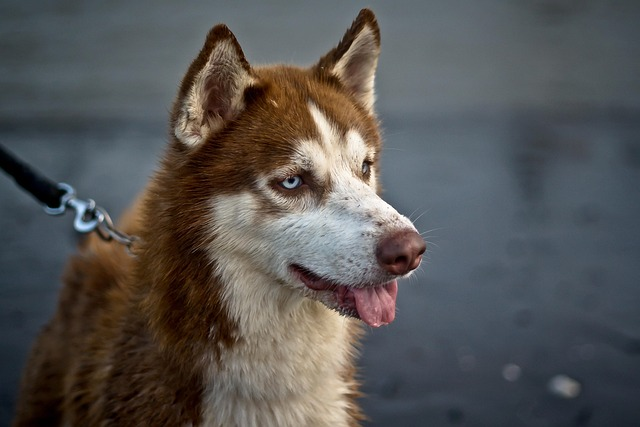
#> input picture img.jpg, 640 x 427 px
$ jupyter execute '7. OpenCV_나도코딩-(이미지 자르기).ipynb'
#> lines starting #> are read from the running program, lines starting #| are printed output that depends on the picture; after the words box and inside, x2 and y2 are one past the last pixel; in counts of white or black regions, pixels touching at a corner belong together
# 7. 이미지 자르기
동영상도 마찬가지 과정임

[cell 1]
import cv2

img = cv2.imread('img.jpg') # (427, 640, 3)
#> img is the input picture: shape (427, 640, 3); mean B, G, R 84, 85, 86.4

crop = img[200:300, 300:500]
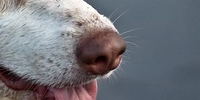
#> crop: shape (100, 200, 3); mean B, G, R 121.1, 114.6, 113.8
img[100:200, 400:600] = crop
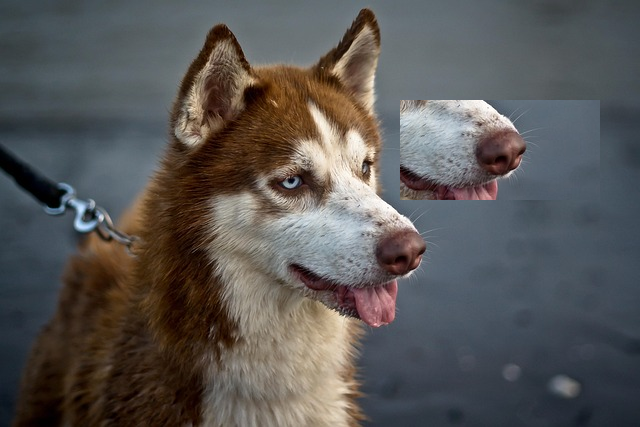
#> img: shape (427, 640, 3); 7.3% of pixels changed, all inside (x1, y1, x2, y2) = (400, 100, 600, 200)

cv2.imshow('img', img)
cv2.waitKey(0)
cv2.destroyAllWindows()

$ run again, with book.jpg copied over img.jpg
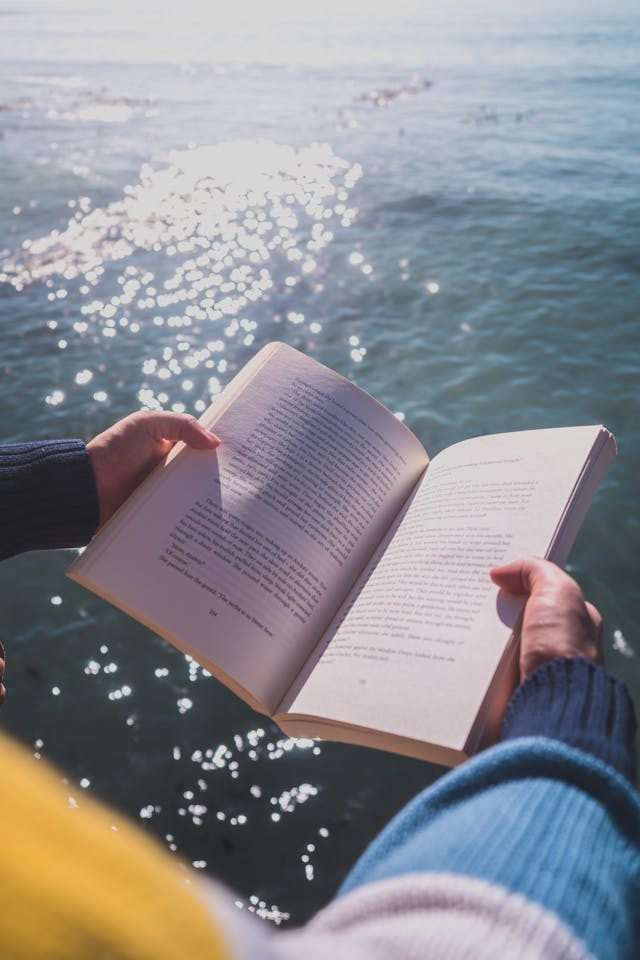
#> input picture book.jpg, 640 x 960 px
#> img is the input picture: shape (960, 640, 3); mean B, G, R 145.7, 139.8, 139.5
#> `crop = img[200:300, 300:500]`:
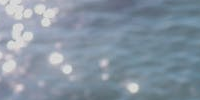
#> crop: shape (100, 200, 3); mean B, G, R 161.2, 147.2, 133.5
#> `img[100:200, 400:600] = crop`:
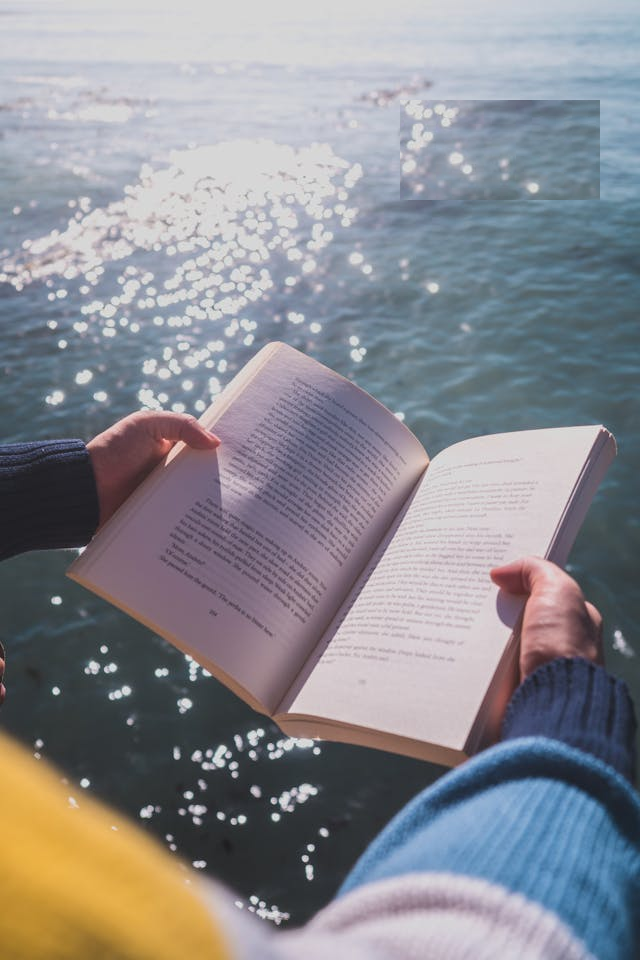
#> img: shape (960, 640, 3); 3.26% of pixels changed, all inside (x1, y1, x2, y2) = (400, 100, 600, 200)
